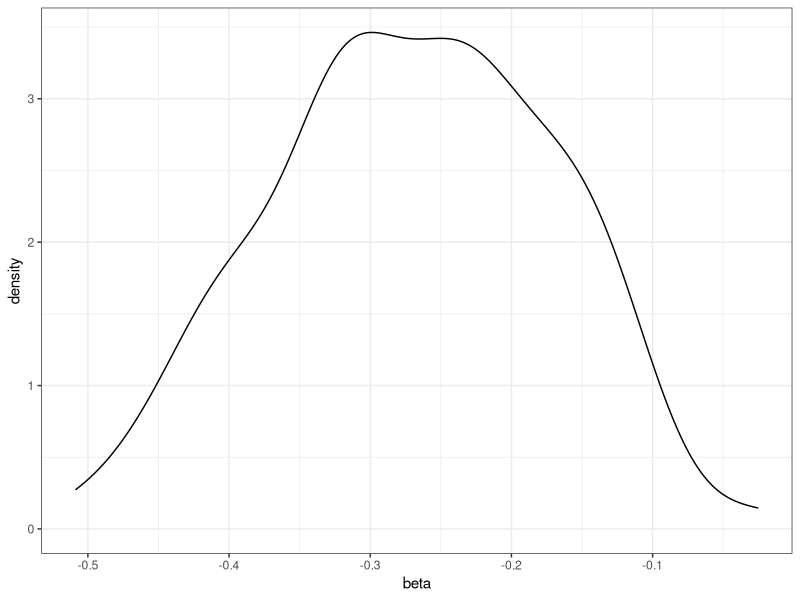
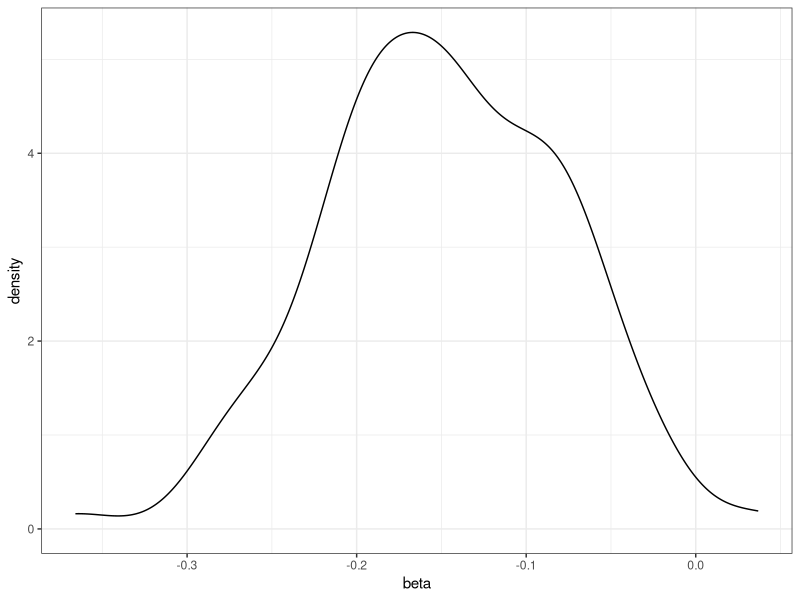
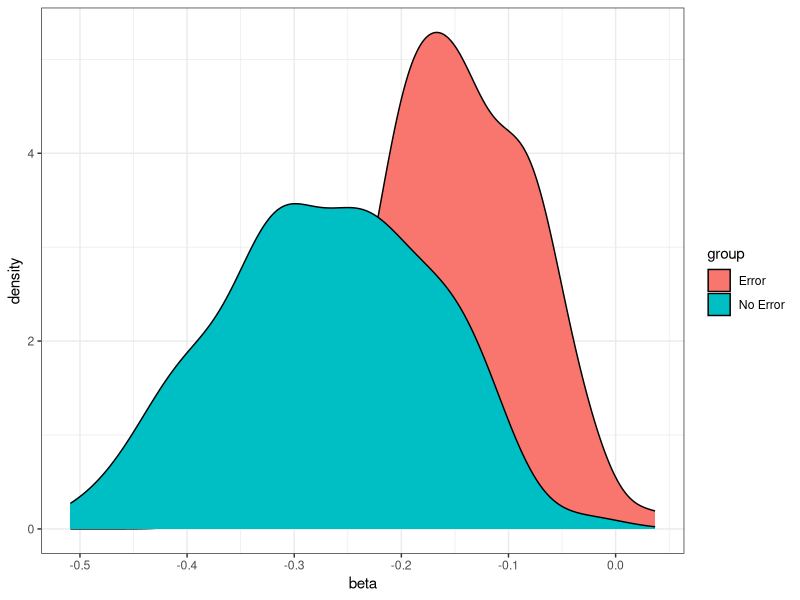
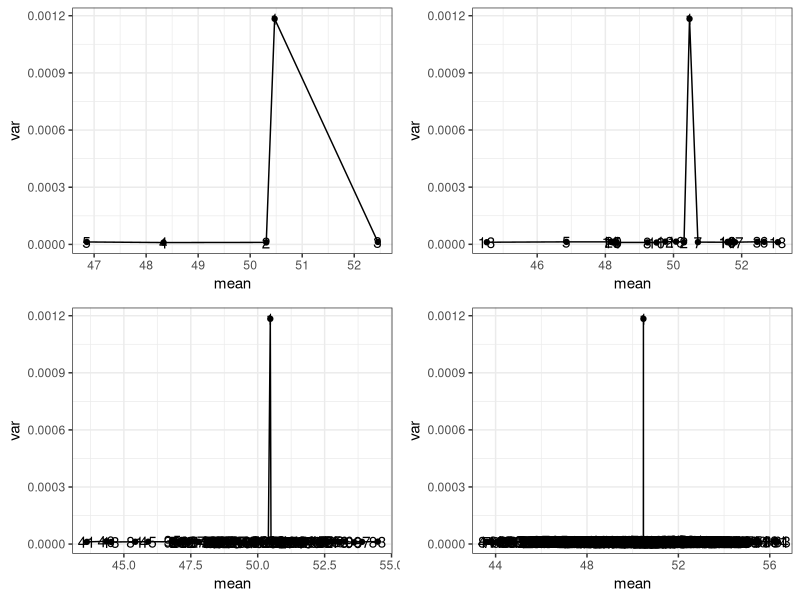
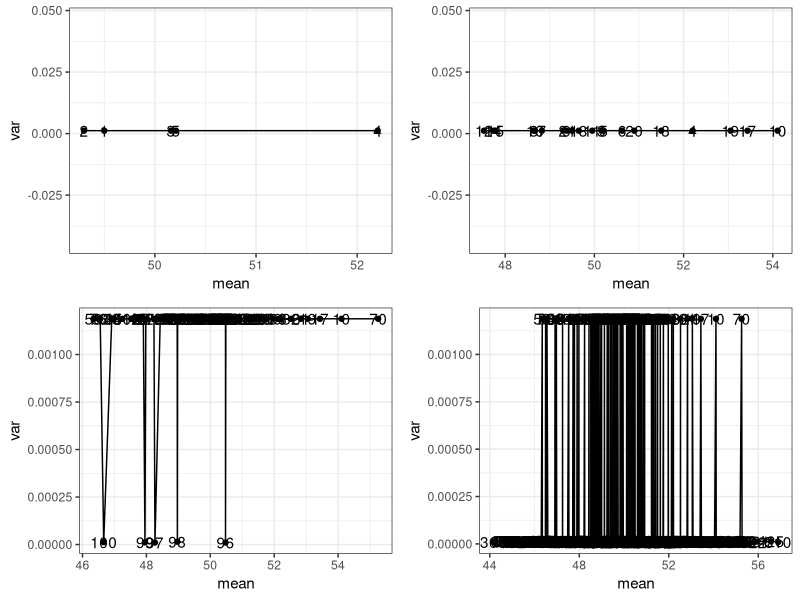

Write R code to recreate these figures, in order.
###############################################################################
#Markov-Chain Monte Carlo Simulations (MCMC)
#Edited by Kyle Chan
###############################################################################

#MCMC is an algorithm that helps us sample the posterior probability when there's more than
#one unknown parameter to recover.

#Markov-chain : a Markov-chain is a chain of events that are only dependent on
#the latest preceding event. i.e. value at t is dependent on t-1, but not t-2/ t+1, so on and so forth.

#Monte Carlo: The idea to acquire a sample using RNGs given some model parameters, e.g. prior distribution, prior values, etc.
#the r-series distribution functions can be said to MC functions.

#MCMC: Construct a chain of "guess parameters", and update the parameter guesses using guesses from the previous parameter.


## [?] Example 1. A Simple MC exercise : find the distribution of Beta ########
#Suppose you want to find out how measurement error affects the estimates of
# beta ols. You can demonstrate this using a simple MC technique.

# Part A. Fit a simple OLS model with 100 observations, acquire an MC sample of 100 betas and plot the beta for X.
#Assume the following:
# X ~ N(0,1)
# Y~ N(0,1)
library(MASS)
library(ggplot2)
set.seed(999)
x <- rnorm(100,0,1)
y <- rnorm(100,0,1)
mod <- lm(y~x)

b <- coef(mod) #X Beta
varcov <- vcov(mod) #Variance-Covariance Matrix
beta_ols <- mvrnorm(100, b, varcov) #Generate a distribution of Beta.

plotdat<- as.data.frame(cbind(x, beta_ols[,"x"]))
colnames(plotdat) <- c("data", "beta")
ggplot(plotdat, aes(x=beta))+
  geom_density()+
  theme_bw()
# Part B. Suppose we do not observe true X, but observed X hat instead, which has some measurement error.
# Suppose X hat = X + epislon, where epsilon ~ N(0,1). (i.e. You're over-estimating X.)
# Call this beta using X hat beta hat. Acquire an MC sample of 100 beta hats and plot its distribution.

xh <- x + rnorm(100,0,1)
mod_error <- update(mod, .~. - x + xh)
bh <- coef(mod_error)
varcovh <- vcov(mod_error)
beta_hat_ols <- mvrnorm(100, bh, varcovh)

plotdat<- as.data.frame(cbind(xh, beta_hat_ols[,"xh"]))
colnames(plotdat) <- c("data", "beta")
ggplot(plotdat, aes(x=beta))+
  geom_density()+
  theme_bw()

# Part C. Now compare the beta estimates in a single plot. What happens when X is over-estimated?
plotdat_noerror <- as.data.frame(cbind(x, beta_ols[,"x"]))
colnames(plotdat_noerror) <- c("data", "beta")
plotdat_error <- as.data.frame(cbind(xh, beta_hat_ols[,"xh"]))
colnames(plotdat_error) <- c("data", "beta")
plotdat <- rbind(plotdat_noerror, plotdat_error)
plotdat$group <- c(rep("No Error",100), rep("Error", 100))

ggplot(plotdat, aes(x=beta, fill=group))+
  geom_density()+
  theme_bw()

#When X is measured with error, its associated beta coefficient is downward biased towards 0. 
#You can use the same MC technique to acquire a sample of beta hat given X hat = X - epislon and show the same conclusion.

## [?] Example 2. The Gibbs Sampler.
# The Gibbs sampler iterate through values in the parameters to acquire an accurate posterior distribution.
# Below is an exercise that constructs the Gibbs sampling algorithm by hand to demonstrate roughly how the Gibbs sampler works.

### Part A. Suppose you are a researcher studying the public mood towards the Chief Executive. 0 degrees = the person feels very alienated, cold from the CE;
# 100 degrees = the person feels very attached, warm around the CE.
# Assuming that the mood data is distributed normal. You collected the 100 observations and wanted to model this distribution.
# You expect the people to feel around 50 degrees, which is the half point of the scale 0-100. You expect that after the massive protests,
# People are polarized so the variance could be quite high, sitting around 20 degrees.
# Now find the posterior mean and average variance of the distribution of mood, using the Gibbs Sampler to solve for mean mu and variance sigma.
# Note: you'll need two additional prior parameters here. Hoff calls it sigma not squared and nu not squared.
# These are parameters used to generate a prior "guess" of the sigma term. You can use s20 = .01 and nu0 = 1 here. (More on this when we talk about the Normal/ Multivariate Normal!)

###data
vals <- seq(from=0, to=100, by=1)
mood <- sample(vals, 100, replace=FALSE)
mean.y <- mean(mood)
var.y <- var(mood)
n <- length(mood)

###priors (see p.89 of Hoff for what these are)
mu0 <- 50 #mu not, the mu value for the mean of the prior normal distribution.
t20 <- sqrt(20) # tau not square, the sigma value for the mean of the prior normal distribution.
s20 <- .01 #sigma not square, the sigma value associated with the calculation of the beta term for the variance of the prior normal distribution.
nu0 <- 1 #nu0 , the term associated with the calculation of the alpha and beta terms for the variance of the prior normal distribution.

###starting values
S <- 1000 #Number of itereations
PHI <- matrix(NA,nrow=S, ncol=2, byrow=TRUE) # a 1000*2 matrix, where each row is an iteration of guesses, each column is a parameter - here = mu & sigma.
PHI[1,] <- phi <-  c(mean.y, 1/var.y) #data

### Gibbs Sampling
for(s in 2:S){
  #generate new theta value from its full conditional
  mun <- (mu0/t20 + n*mean.y*phi[2]) / (1/t20 + n*phi[2])
  t2n <- 1/(1/t20+ n*phi[2])
  phi[1] <- rnorm(1, mun, sqrt(t2n))
  
  #generate new 1/sigma^2 value from its full conditional
  nun <- nu0+n
  s2n <- (nu0*s20)+(n-1)*var.y + n*(mean.y- phi[1])^2 / nun
  phi[2] <- rgamma(1,nun/2, nun*s2n/2)

PHI[s,] <- phi
}

PHI[1000,] #first quantity = posterior mean, second quantity = posterior average variance.

#Part B. Plot a "history" of the Gibbs sampler. Plot the first 5 observations, 20 observations, 100 observations, 1000 observations.
library(ggplot2)
PHI <- as.data.frame(PHI)
PHI$i <- seq(from=1, to =1000, by=1)
colnames(PHI) <- c("mean", "var","iter")


plot5<- ggplot(PHI[1:5,], aes(x=mean, y=var))+
  geom_point()+
  geom_text(aes(label = iter))+
  geom_line()+
  theme_bw()

plot20 <- ggplot(PHI[1:20,], aes(x=mean, y=var))+
  geom_point()+
  geom_text(aes(label = iter))+
  geom_line()+
  theme_bw()

plot100 <- ggplot(PHI[1:100,], aes(x=mean, y=var))+
  geom_point()+
  geom_text(aes(label = iter))+
  geom_line()+
  theme_bw()

plot1000 <- ggplot(PHI[1:1000,], aes(x=mean, y=var))+
  geom_point()+
  geom_text(aes(label = iter))+
  geom_line()+
  theme_bw()

library(gridExtra)
grid.arrange(plot5,plot20,plot100,plot1000)
# the spike at the top is the prior, which is very poor when fitted to the data. The Gibbs Sampler quickly got to the true parameters by the 20th iteration.


### [?] (Optional) Example 3: The Metropolis-Hastings Algorithm
#Consider example 2 again. What happens when we use the Metropolis-Hasting Algorithm instead??

## Part A. Replace the Gibbs Sampler with the Metropolis-Hastings. How different are the results?

###data
vals <- seq(from=0, to=100, by=1)
mood <- sample(vals, 100, replace=FALSE)
mean.y <- mean(mood)
var.y <- var(mood)
n <- length(mood)

###priors (see p.89 of Hoff for what these are)
mu0 <- 50 #mu not, the mu value for the mean of the prior normal distribution.
t20 <- sqrt(20) # tau not square, the sigma value for the mean of the prior normal distribution.
s20 <- .01 #sigma not square, the sigma value associated with the calculation of the beta term for the variance of the prior normal distribution.
nu0 <- 1 #nu0 , the term associated with the calculation of the alpha and beta terms for the variance of the prior normal distribution.

###starting values
S <- 1000 #Number of itereations
PHI <- matrix(NA,nrow=S, ncol=2, byrow=TRUE) # a 1000*2 matrix, where each row is an iteration of guesses, each column is a parameter - here = mu & sigma.
PHI[1,] <- phi <-  c(mean.y, 1/var.y) #data

### Metropolis-Hastings
for(s in 2:S){

  #generate new theta value from its full conditional
  currentphi_1 <- PHI[s-1,1] #get the previous value.
  
  mun <- (mu0/t20 + n*mean.y*phi[2]) / (1/t20 + n*phi[2])
  t2n <- 1/(1/t20+ n*phi[2])
  proposedphi_1 <- phi[1] <- rnorm(1, mun, sqrt(t2n)) #proposed phi.
  
  r_phi <- proposedphi_1/ currentphi_1 #this is called r in Hoff.
  
  phi[1] <- ifelse(runif(1)<r_phi, proposedphi_1, currentphi_1) #set the next quantity to either the proposed new value, or the old value, with probability min(1,r) and max(0, 1-r).
  
  #generate new 1/sigma^2 value from its full conditional
  
  currentphi_2 <- PHI[s-1,2]
  
  nun <- nu0+n
  s2n <- (nu0*s20)+(n-1)*var.y + n*(mean.y- phi[1])^2 / nun
  proposedphi_2 <- phi[2] <- rgamma(1,nun/2, nun*s2n/2)
  
  r_phi <- proposedphi_2/ currentphi_2
  
  phi[2] <- ifelse(runif(1)<r_phi, proposedphi_2, currentphi_2)
  
  PHI[s,] <- phi
}

PHI[1000,] #roughly the same results as using Gibbs Sampler.

#Part B. plot the "history" of the Metropolis. What's the results after 5 iterations, 20 iterations, 100 iterations and 1000 iterations?
PHI <- as.data.frame(PHI)
PHI$i <- seq(from=1, to =1000, by=1)
colnames(PHI) <- c("mean", "var","iter")
PHI <- as.data.frame(PHI)

plot5<- ggplot(PHI[1:5,], aes(x=mean, y=var))+
  geom_point()+
  geom_text(aes(label = iter))+
  geom_line()+
  theme_bw()

plot20 <- ggplot(PHI[1:20,], aes(x=mean, y=var))+
  geom_point()+
  geom_text(aes(label = iter))+
  geom_line()+
  theme_bw()

plot100 <- ggplot(PHI[1:100,], aes(x=mean, y=var))+
  geom_point()+
  geom_text(aes(label = iter))+
  geom_line()+
  theme_bw()

plot1000 <- ggplot(PHI[1:1000,], aes(x=mean, y=var))+
  geom_point()+
  geom_text(aes(label = iter))+
  geom_line()+
  theme_bw()

grid.arrange(plot5,plot20,plot100,plot1000)

#there's more randomness when approxiamating the mean and the variance. This is due to
# the fact that we accept/ reject proposals with a probability using the ratio r.